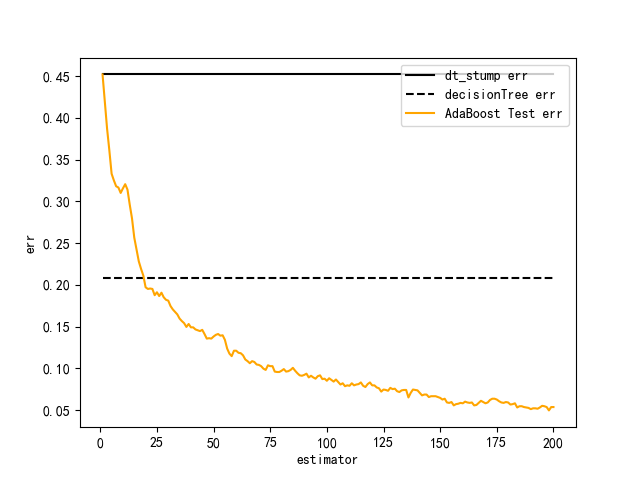

Reproduce this figure in Python.
import numpy as np
import matplotlib.pyplot as plt
from sklearn import datasets
from sklearn.metrics import zero_one_loss
from sklearn.tree import DecisionTreeClassifier
from sklearn.ensemble import AdaBoostClassifier

X,y = datasets.make_hastie_10_2(n_samples=12000, random_state=1)
train_x, train_y = X[2000:], y[2000:]#
test_x, test_y = X[:2000],y[0:2000]

dt_stump = DecisionTreeClassifier(max_depth=1, min_samples_leaf=1)
dt_stump.fit(train_x, train_y)
dt_stump_err = 1 - dt_stump.score(test_x, test_y)

ada = AdaBoostClassifier(base_estimator=dt_stump, n_estimators=200)
ada.fit(train_x, train_y)

dt = DecisionTreeClassifier()
dt.fit(train_x, train_y)
dt_err = 1.0 - dt.score(test_x, test_y)

n_estimators = 200
fig = plt.figure()
plt.rcParams['font.sans-serif'] = ['SimHei']
ax = fig.add_subplot(111)
ax.plot([1, n_estimators], [dt_stump_err]*2, 'k-', label=u'dt_stump err')
ax.plot([1, n_estimators], [dt_err]*2, 'k--', label='decisionTree err')
ada_err = np.zeros((n_estimators,))
for i,pred_y in enumerate(ada.staged_predict(test_x)):
    ada_err[i] = zero_one_loss(pred_y, test_y)
ax.plot(np.arange(n_estimators)+1, ada_err, label='AdaBoost Test err', color='orange')
ax.set_xlabel('estimator')
ax.set_ylabel('err')
leg=ax.legend(loc='upper right',fancybox=True)
plt.savefig('base_estimator.png')
plt.close()
